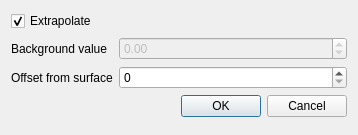
<?xml version="1.0" encoding="UTF-8"?>
<ui version="4.0">
 <class>CreateMaskedImageDialog</class>
 <widget class="QDialog" name="CreateMaskedImageDialog">
  <property name="windowModality">
   <enum>Qt::WindowModal</enum>
  </property>
  <property name="geometry">
   <rect>
    <x>0</x>
    <y>0</y>
    <width>358</width>
    <height>135</height>
   </rect>
  </property>
  <property name="windowTitle">
   <string>Create masked image</string>
  </property>
  <layout class="QFormLayout" name="formLayout">
   <item row="0" column="0">
    <widget class="QCheckBox" name="extrapolateCheckBox">
     <property name="text">
      <string>Extrapolate</string>
     </property>
     <property name="checked">
      <bool>true</bool>
     </property>
    </widget>
   </item>
   <item row="1" column="0">
    <widget class="QLabel" name="label_2">
     <property name="text">
      <string>Background value</string>
     </property>
    </widget>
   </item>
   <item row="1" column="1">
    <widget class="QDoubleSpinBox" name="bkValueSpinBox">
     <property name="enabled">
      <bool>false</bool>
     </property>
     <property name="minimum">
      <double>-1000000.000000000000000</double>
     </property>
     <property name="maximum">
      <double>1000000.000000000000000</double>
     </property>
    </widget>
   </item>
   <item row="2" column="0">
    <widget class="QLabel" name="label">
     <property name="text">
      <string>Offset from surface</string>
     </property>
    </widget>
   </item>
   <item row="2" column="1">
    <widget class="QSpinBox" name="offsetSpinBox"/>
   </item>
   <item row="3" column="0" colspan="2">
    <widget class="QDialogButtonBox" name="buttonBox">
     <property name="orientation">
      <enum>Qt::Horizontal</enum>
     </property>
     <property name="standardButtons">
      <set>QDialogButtonBox::Cancel|QDialogButtonBox::Ok</set>
     </property>
    </widget>
   </item>
  </layout>
 </widget>
 <resources/>
 <connections>
  <connection>
   <sender>buttonBox</sender>
   <signal>accepted()</signal>
   <receiver>CreateMaskedImageDialog</receiver>
   <slot>accept()</slot>
   <hints>
    <hint type="sourcelabel">
     <x>248</x>
     <y>254</y>
    </hint>
    <hint type="destinationlabel">
     <x>157</x>
     <y>274</y>
    </hint>
   </hints>
  </connection>
  <connection>
   <sender>buttonBox</sender>
   <signal>rejected()</signal>
   <receiver>CreateMaskedImageDialog</receiver>
   <slot>reject()</slot>
   <hints>
    <hint type="sourcelabel">
     <x>316</x>
     <y>260</y>
    </hint>
    <hint type="destinationlabel">
     <x>286</x>
     <y>274</y>
    </hint>
   </hints>
  </connection>
  <connection>
   <sender>extrapolateCheckBox</sender>
   <signal>toggled(bool)</signal>
   <receiver>bkValueSpinBox</receiver>
   <slot>setDisabled(bool)</slot>
   <hints>
    <hint type="sourcelabel">
     <x>56</x>
     <y>20</y>
    </hint>
    <hint type="destinationlabel">
     <x>258</x>
     <y>48</y>
    </hint>
   </hints>
  </connection>
 </connections>
</ui>
